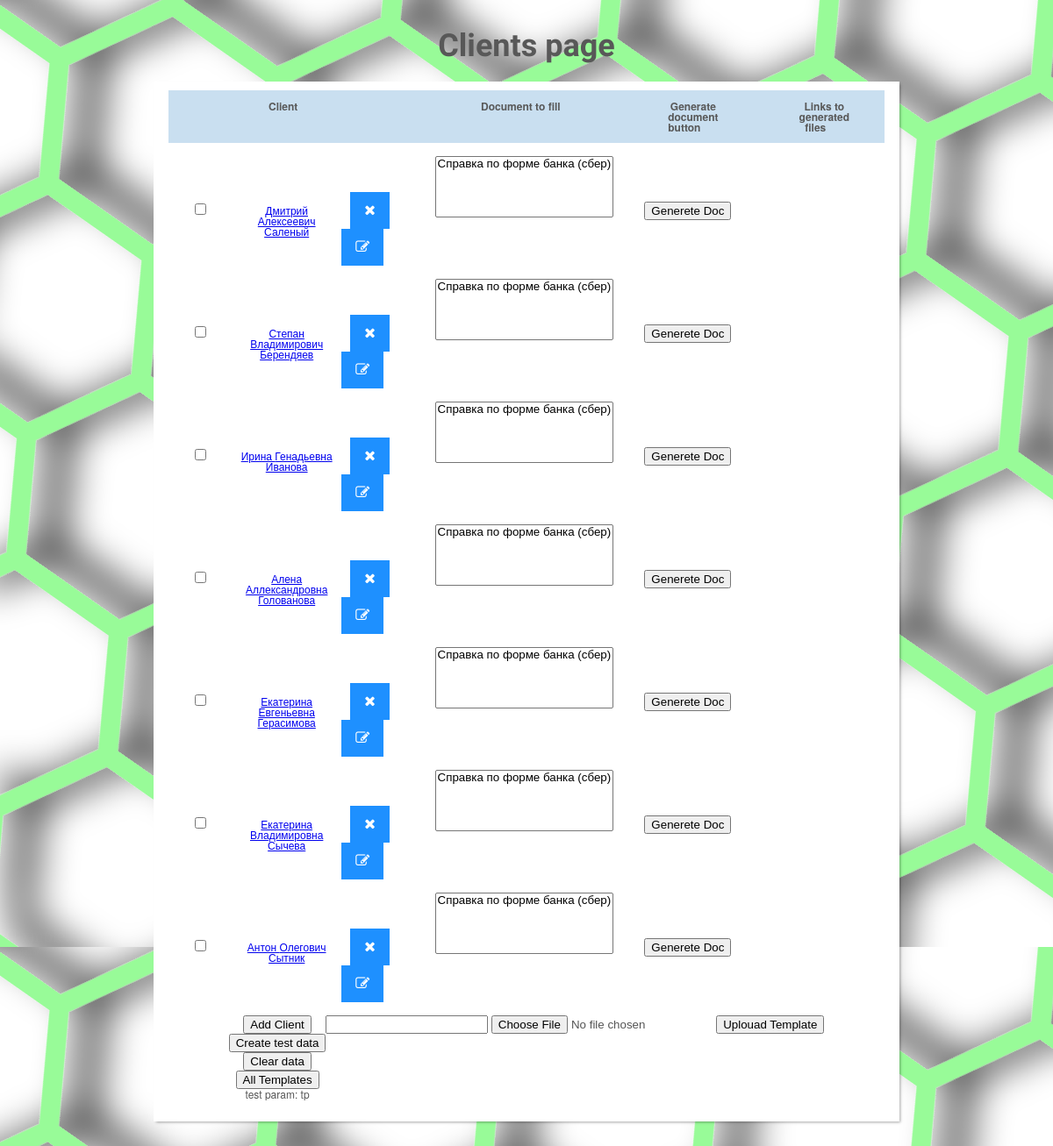
The page /clients/ on the database as committed earlier.
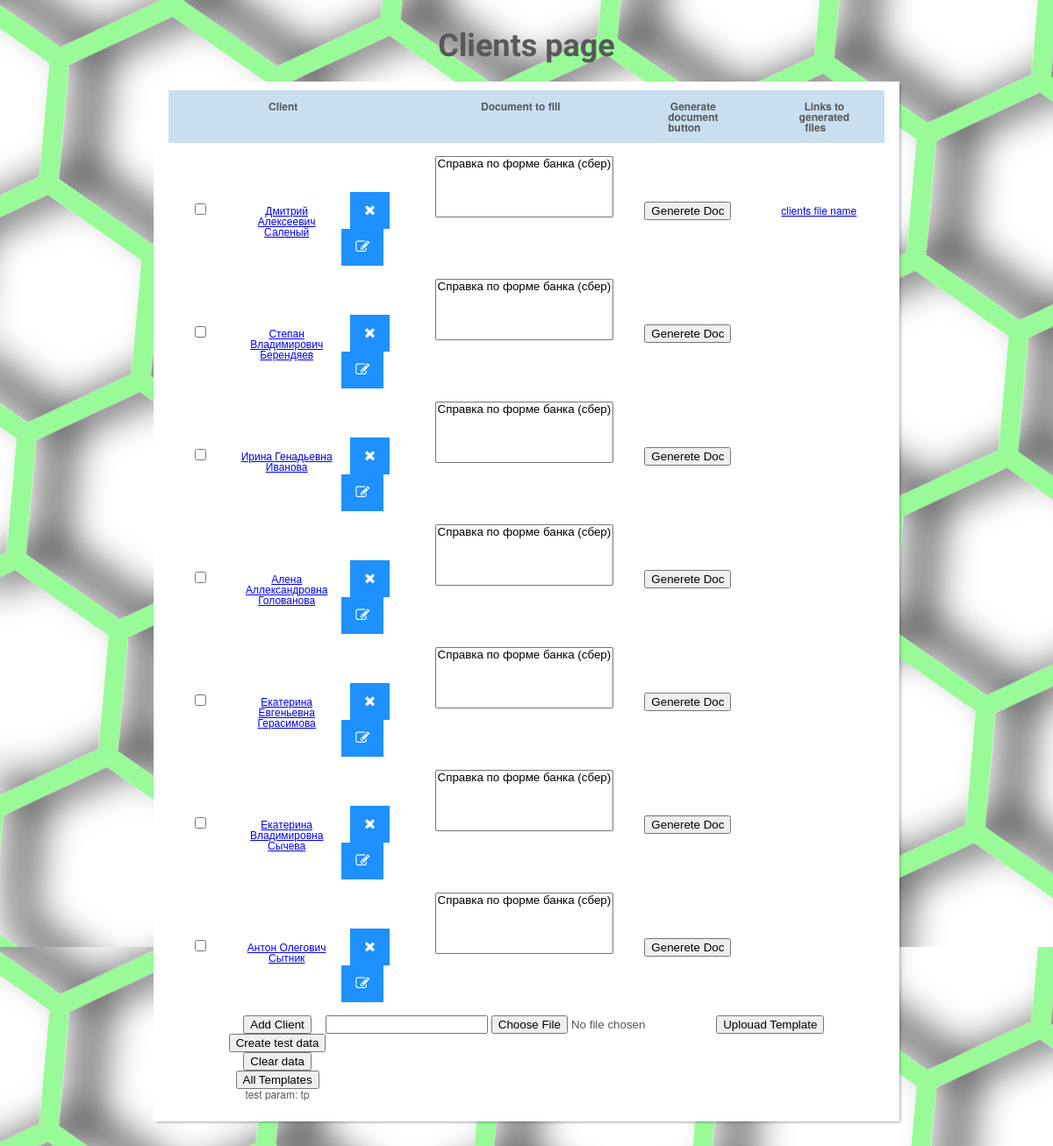
The same page on the database as committed later.
### clients/models.py (models this page shows)
class Client(models.Model):
	first_name = models.CharField(max_length=30)
	part_name = models.CharField(max_length=30)
	last_name = models.CharField(max_length=30)
	class Meta:
		unique_together = ('first_name', 'part_name', 'last_name',)

class ClientsFile(models.Model):
    client = models.ForeignKey(Client, on_delete=models.CASCADE)
    file_name = models.CharField(max_length=500, default = "clients file name")
    file_path = models.CharField(max_length=1000, default = "/")

### clients/views.py (the view)
# urls.py: path('clients/', allClients),
def allClients(request, test_param="tp"):
	view_params['all_clients'] = Client.objects.all()
	view_params['all_docs'] = Document.objects.all()
	view_params['all_clients_files'] = ClientsFile.objects.all()
	view_params['p_table'] = 'clients'
	view_params['page_title'] = 'Clients page'
	return render(request, 'index.html', view_params);

### templates/index.html (shortened to what this page needs)
<!DOCTYPE html>
<html>
{% load staticfiles %}
    <link href="{% static 'css/clients_table.css' %}" rel="stylesheet" type="text/css" >
    <link rel="stylesheet" href="https://cdnjs.cloudflare.com/ajax/libs/font-awesome/4.7.0/css/font-awesome.min.css">
<body>
{% load staticfiles %}
<h1>{{page_title}}</h1>
 <div id="wrapper">
     {% if p_table == 'clients' %}
        {% include 'clients.html' %}
     {% endif %}
{% include 'clients_button.html' %}
</div>
</body>
</html>

### templates/clients.html (shortened to what this page needs)
<table id="keywords" cellspacing="0" cellpadding="0">
    <thead>
    <tr>
        <th></th>
        <th ><span> Client </span></th>
        <th style="width: 100px"><span>  </span></th>
        <th><span> Document to fill </span></th>
        <th><span> Generate document button </span></th>
        <th><span> Links to generated files </span></th>
    </tr>
    </thead>
    {% for p_client in all_clients %}
        <form action="/clientForm/{{ p_client.id }}" method="POST" style="display:inline;">
            <tr>
                <div >
                    <td>
                        <input type="checkbox" name="cl_checked" value="{{ p_client.id }}">
                    </td>
                    <td>
                        <a href="/clientInfo/{{ p_client.id }}">
                            {{ p_client.first_name }} {{ p_client.part_name }} {{ p_client.last_name }}
                        </a>
                    </td>
                    <td style="display:inline;">
                        <button class="btn" name="sbm" value="Delete"><i class="fa fa-close"></i></button>
                        <button class="btn" name="sbm" value="Edit"><i class="fa fa-edit"></i></button>
                    </td>
                </div>
                <td>
                    <select name="doc_id" multiple>
                        {% for doc in all_docs %}
                            <option value="{{ doc.id }}"><a href="">{{ doc.name }}</a></option>
                        {% endfor %}
                    </select>
                </td>
                <td>
                    <input type="submit" name="sbm" value="Generete Doc">
                </td>
                <td>
                    <ul>
                        {% for client_file in all_clients_files %}
                            {% if client_file.client.id == p_client.id %}
                                {% load static %}
                                <li><a href="{% static client_file.file_path %}"> {{ client_file.file_name }}</a></li>
                            {% endif %}
                        {% endfor %}
                    </ul>
                </td>
            </tr>
        </form>
    {% endfor %}
</table>

### templates/clients_button.html (shortened to what this page needs)
<table id="keywords" cellspacing="0" cellpadding="0">
    <tr>
        <th>
    <span>
	  <form action="/addClient/" method="POST">{% csrf_token %}
	    <input type="submit" name="sbm" value="Add Client"/>
      </form>
	</span>
        </th>
        <th>
    <span>
    <form action="/uploadTemplate/" method="POST" enctype="multipart/form-data">{% csrf_token %}
      <input type="text" name="tmp_name" id="id_tmp_name"/>
      <input type="file" name="template"/>
      <input type="submit" name="sbm" value="Uplouad Template"/>
      </form>
  </span>
        </th>
    </tr>
    <tr>
        <th>
    <span>
	  <form action="/createTestData/" method="POST">{% csrf_token %}
	    <input type="submit" name="sbm" value="Create test data"/>
      </form>
	</span>
        </th>
    </tr>
    <tr>
        <th>
    <span>
	  <form action="/clearData/" method="POST">{% csrf_token %}
	    <input type="submit" name="sbm" value="Clear data"/>
      </form>
	</span>
        </th>
    </tr>
    <tr>
        <th>
    <span>
        {% if p_table == 'clients' %}
            <form action="/templates/" method="POST">{% csrf_token %}
	    <input type="submit" name="sbm" value="All Templates"/>
      </form>
        {% endif %}
	</span>
        </th>
    </tr>
    <tr>
        <th><span> test param: {{ test_param }}</span></th>
    </tr>
</table>

### static/css/clients_table.css (style rules this page uses)
html, body, div, span, applet, object, iframe, h1, h2, h3, h4, h5, h6, p, blockquote, pre, a, abbr, acronym, address, big, cite, code, del, dfn, em, img, ins, kbd, q, s, samp, small, strike, strong, sub, sup, tt, var, b, u, i, center, dl, dt, dd, ol, ul, li, fieldset, form, label, legend, table, caption, tbody, tfoot, thead, tr, th, td, article, aside, canvas, details, embed, figure, figcaption, footer, header, hgroup, menu, nav, output, ruby, section, summary, time, mark, audio, video { margin: 0; padding: 0; border: 0; font-size: 100%; font: inherit; vertical-align: baseline; outline: none; -webkit-font-smoothing: antialiased; -webkit-text-size-adjust: 100%; -ms-text-size-adjust: 100%; -webkit-box-sizing: border-box; -moz-box-sizing: border-box; box-sizing: border-box; }
html { overflow-y: scroll; }
body { background: #eee url('https://i.imgur.com/eeQeRmk.png'); font-family: 'Helvetica Neue', Helvetica, Arial, sans-serif; font-size: 62.5%; line-height: 1; color: #585858; padding: 22px 10px; padding-bottom: 55px; }
ol, ul { list-style: none; }
input, textarea { -webkit-font-smoothing: antialiased; -webkit-text-size-adjust: 100%; -ms-text-size-adjust: 100%; -webkit-box-sizing: border-box; -moz-box-sizing: border-box; box-sizing: border-box; outline: none; }
table { border-collapse: collapse; border-spacing: 0; }
h1 { font-family: 'Amarante', Tahoma, sans-serif; font-weight: bold; font-size: 3.6em; line-height: 1.7em; margin-bottom: 10px; text-align: center; }
#wrapper { display: block; width: 850px; background: #fff; margin: 0 auto; padding: 10px 17px; -webkit-box-shadow: 2px 2px 3px -1px rgba(0,0,0,0.35); }
#keywords { margin: 0 auto; font-size: 1.2em; margin-bottom: 15px; }
#keywords thead { cursor: pointer; background: #c9dff0; }
#keywords thead tr th { font-weight: bold; padding: 12px 30px; padding-left: 42px; }
#keywords thead tr th span { padding-right: 20px; background-repeat: no-repeat; background-position: 100% 100%; }
#keywords tbody tr { color: #555; }
#keywords tbody tr td { text-align: center; padding: 15px 10px; }

### templates/index.html (style rules this page uses)
.btn { background-color: DodgerBlue; border: none; color: white; padding: 12px 16px; font-size: 16px; cursor: pointer; }

Rows that differ between the two databases and show on the page:
added ClientsFile: file_name "clients file name", shown under Client "Дмитрий"
